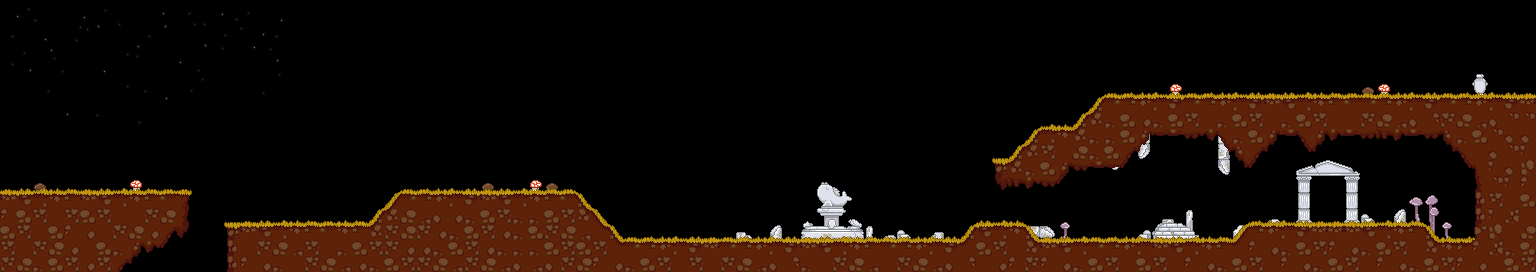

A 2D game scene composited from a Tiled map and its tileset images. What follows is a short description and the map's XML, with each tile layer's data collapsed to a summary:
An orthogonal 96x17 tile map with 16x16 px tiles, 3 tile layers (Ruins, Mushrooms, Ground), 5 tilesets, 1 image layer and 39 objects.

<map version="1.10" tiledversion="1.11.2" orientation="orthogonal" renderorder="left-up" width="96" height="17" tilewidth="16" tileheight="16" infinite="0" nextlayerid="17" nextobjectid="95">
 <tileset firstgid="1" name="Trees" tilewidth="32" tileheight="96" tilecount="4" columns="4">
  <image source="Assets/Trees/Trees.png" width="128" height="96" />
 </tileset>
 <tileset firstgid="5" name="FallenLog" tilewidth="58" tileheight="20" tilecount="1" columns="1">
  <image source="Assets/Trees/FallenLog.png" width="58" height="20" />
 </tileset>
 <tileset firstgid="6" name="GroundTileset" tilewidth="16" tileheight="16" tilecount="56" columns="8">
  <image source="Assets/Ground/GroundTileset.png" width="128" height="112" />
 </tileset>
 <tileset firstgid="62" name="MushroomTileset" tilewidth="16" tileheight="16" tilecount="56" columns="8">
  <image source="Assets/Mushrooms/MushroomTileset.png" width="128" height="120" />
 </tileset>
 <tileset firstgid="118" name="RuinsTileset" tilewidth="16" tileheight="16" tilecount="56" columns="8">
  <image source="Assets/Ruins/RuinsTileset.png" width="128" height="120" />
 </tileset>
 <group id="3" name="Background">
  <imagelayer id="2" name="BG 1 Gradient" repeatx="1">
   <image source="Assets/ParallaxBackground/ParallaxBackground_BackgroundColor.png" width="288" height="272" />
  </imagelayer>
  <imagelayer id="4" name="BG 2 Clouds 1" parallaxx="1.2" parallaxy="0.98" repeatx="1">
   <image source="Assets/ParallaxBackground/ParallaxBackground_Fog1.png" width="288" height="272" />
  </imagelayer>
  <imagelayer id="5" name="BG 3 Clouds 2" parallaxx="1.1" parallaxy="1.06" repeatx="1">
   <image source="Assets/ParallaxBackground/ParallaxBackground_Fog2.png" width="288" height="272" />
  </imagelayer>
  <imagelayer id="6" name="BG 4 Stars" parallaxx="0.15" parallaxy="1.05" repeatx="1">
   <image source="Assets/ParallaxBackground/ParallaxBackground_Stars.png" width="288" height="272" />
  </imagelayer>
  <imagelayer id="7" name="BG 5 Moon" parallaxx="0.1" parallaxy="0.9">
   <image source="Assets/ParallaxBackground/ParallaxBackground_Moon.png" width="42" height="49" />
  </imagelayer>
 </group>
 <layer id="12" name="Ruins" width="96" height="17">
  <data>[1632 cells, 54 non-empty, 39 distinct tile ids]</data>
 </layer>
 <objectgroup id="8" name="Trees">
  <object id="24" gid="2147483649" x="331.667" y="224.667" width="32" height="96" />
  <object id="25" gid="4" x="509.667" y="194" width="32" height="96" />
  <object id="26" gid="3" x="-14.6667" y="192.667" width="32" height="96" />
  <object id="27" gid="2" x="-2.66667" y="200" width="32" height="96" />
  <object id="28" gid="1" x="89.6667" y="193.667" width="32" height="96" />
  <object id="29" gid="2147483652" x="30.6667" y="193" width="32" height="96" />
  <object id="30" gid="2" x="253" y="224.333" width="32" height="96" />
  <object id="31" gid="2147483651" x="475.667" y="193.667" width="32" height="96" />
  <object id="32" gid="2147483649" x="627.667" y="242.667" width="32" height="96" />
  <object id="33" gid="4" x="1136" y="98" width="32" height="96" />
  <object id="34" gid="2147483651" x="1179" y="99" width="32" height="96" />
  <object id="35" gid="3" x="1274.33" y="97" width="32" height="96" />
  <object id="36" gid="2" x="1165" y="97.6667" width="32" height="96" />
  <object id="37" gid="1" x="1260.67" y="97.3333" width="32" height="96" />
  <object id="38" gid="2147483650" x="1321" y="99" width="32" height="96" />
  <object id="39" gid="2147483652" x="1356.33" y="98" width="32" height="96" />
  <object id="40" gid="5" x="122.333" y="193.333" width="58" height="20" />
  <object id="41" gid="2147483653" x="429" y="195" width="58" height="20" />
  <object id="42" gid="5" x="1180.67" y="98" width="58" height="20" />
  <object id="43" gid="3" x="1491.33" y="97" width="32" height="96" />
  <object id="52" gid="4" x="1454.67" y="96.3333" width="32" height="96" />
  <object id="53" gid="1" x="1472.67" y="100.333" width="32" height="96" />
 </objectgroup>
 <layer id="14" name="Mushrooms" width="96" height="17">
  <data>[1632 cells, 17 non-empty, 9 distinct tile ids]</data>
 </layer>
 <layer id="1" name="Ground" width="96" height="17">
  <data>[1632 cells, 549 non-empty, 42 distinct tile ids]</data>
 </layer>
 <objectgroup id="16" name="CollisionObjects">
  <object id="59" x="0.666667" y="193.667" width="186.333" height="44.3333" />
  <object id="60" x="228" y="224.333" width="375.333" height="49.6667" />
  <object id="62" x="400.667" y="193.333" width="175.667" height="38.3333" />
  <object id="66" x="571.5" y="240.5" width="931.5" height="30.5" />
  <object id="67" x="976.125" y="224.375" width="47.875" height="18.125" />
  <object id="72" x="1248.06" y="224.5" width="175.938" height="20.25" />
  <object id="73" x="1476.67" y="121" width="58.3333" height="150.667" />
  <object id="81" x="1103.83" y="96.0833" width="432.833" height="37.5833" />
  <object id="83" x="1039.88" y="128.625" width="41.125" height="13.25" />
  <object id="84" x="993" y="160" width="64" height="21.125" />
  <object id="85" x="1071.75" y="148.25" width="48.375" height="17.25" />
  <object id="89" x="368.818" y="224.364">
   <polygon points="0,0 31.9091,-31.0909 31.9091,-0.272727" />
  </object>
  <object id="90" x="621" y="240.545">
   <polygon points="0,0 -44.6364,-47.1818 -44.7273,0" />
  </object>
  <object id="91" x="961.969" y="240.469">
   <polygon points="0,0 14.1563,-16.0625 14.125,0" />
  </object>
  <object id="92" x="1037.66" y="240.5">
   <polygon points="0,0 -13.625,-16.0938 -13.625,-0.03125" />
  </object>
  <object id="93" x="1234.7" y="240.565">
   <polygon points="0,0 13.3913,-16 13.3478,-0.0434783" />
  </object>
  <object id="94" x="1437.65" y="240.652">
   <polygon points="0,0 -13.6087,-16.1304 -13.6087,-0.217391" />
  </object>
 </objectgroup>
</map>